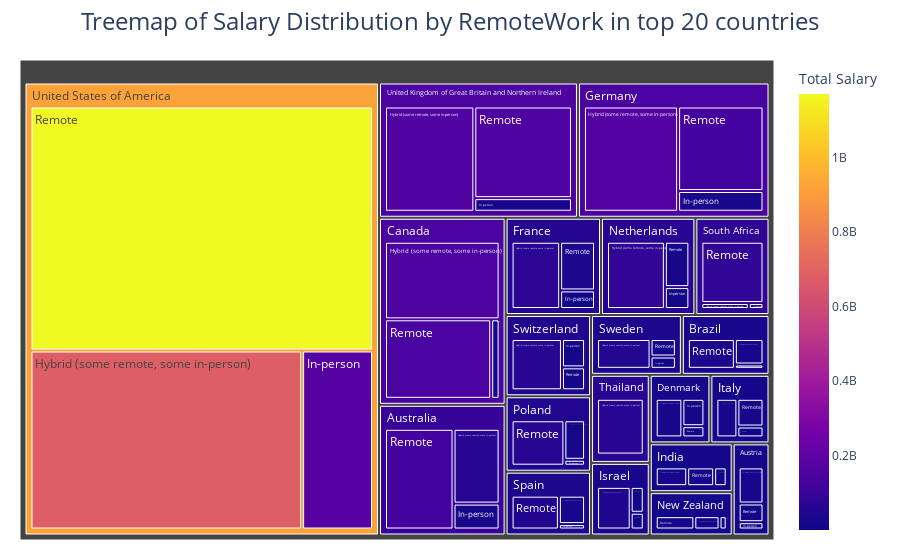

Write notebook code for a chart like this one.
### Code cell
def prepare_data_for_treemap(data, column, salary='SalaryUSD'):
    df_sum = data.groupby([column, 'Country'])[salary].sum().reset_index()
    return df_sum
def plot_salary_treemap(data, column, salary='SalaryUSD'):
    top_countries = data.groupby('Country')[salary].sum().nlargest(20).index
    filtered_df = data[data['Country'].isin(top_countries)]
    df_sum = prepare_data_for_treemap(filtered_df, column, salary)
    unique_values_count = len(df_sum[column].unique())
    if unique_values_count > len(px.colors.sequential.Plasma):
        colormap = px.colors.sequential.Viridis
    else:
        colormap = px.colors.sequential.Plasma
    fig = px.treemap(df_sum,
                     path=['Country', column], 
                     values=salary,
                     color=salary,
                     title=f"Treemap of Salary Distribution by {column} in top 20 countries",
                     labels={salary: 'Total Salary'},
                     color_continuous_scale=colormap
                    )
    fig.update_layout(
        title_x=0.5, 
        title_font=dict(size=24),
        margin=dict(t=60, b=20, l=20, r=20),
        coloraxis_colorbar=dict(title='Total Salary')
    )
    fig.show()
plot_salary_treemap(df2023, 'RemoteWork')

### Figure 1 — Plotly figure (JSON) as saved in the notebook; plotly's stock layout.template omitted (floating-point values rounded to 4 significant figures)
{"data": [{"branchvalues": "total", "customdata": [[62405605], [24916786], [21429265], [147712769], [28738646], [68250607], [171633939], [22650065], [38785825], [22801923], [81463347], [16159146], [19917450], [6199101], [20601953], [46593308], [60166190], [62707599], [162483587], [680936647], [21593479], [5030532], [3647105], [11084906], [16894059], [13542259], [30710826], [9016149], [9146210], [8013559], [11235586], [4561291], [2981414], [1924942], [3930026], [9105129], [15244570], [373002], [22998391], [177640320], [125000000.0], [12904032], [41133340], [140400031], [6915128], [35454049], [125000000.0], [19417651], [5918230], [20386928], [23246062], [24686370], [58549901], [82973074], [44361038], [12944968], [12339783], [2234721], [154560110], [1170507276], [95660000.0], [18960000.0], [32690000.0], [139200000.0], [22060000.0], [52010000.0], [140600000.0], [19020000.0], [30140000.0], [19530000.0], [62990000.0], [19630000.0], [47070000.0], [76040000.0], [34950000.0], [35280000.0], [45640000.0], [60280000.0], [149400000.0], [919300000.0]], "domain": {"x": [0, 1], "y": [0, 1]}, "hovertemplate": "labels=%{label}<br>SalaryUSD_sum=%{value}<br>parent=%{parent}<br>id=%{id}<br>Total Salary=%{color}<extra></extra>", "ids": ["Australia/Hybrid (some remote, some in-person)", "Austria/Hybrid (some remote, some in-person)", "Brazil/Hybrid (some remote, some in-person)", "Canada/Hybrid (some remote, some in-person)", "Denmark/Hybrid (some remote, some in-person)", "France/Hybrid (some remote, some in-person)", "Germany/Hybrid (some remote, some in-person)", "India/Hybrid (some remote, some in-person)", "Israel/Hybrid (some remote, some in-person)", "Italy/Hybrid (some remote, some in-person)", "Netherlands/Hybrid (some remote, some in-person)", "New Zealand/Hybrid (some remote, some in-person)", "Poland/Hybrid (some remote, some in-person)", "South Africa/Hybrid (some remote, some in-person)", "Spain/Hybrid (some remote, some in-person)", "Sweden/Hybrid (some remote, some in-person)", "Switzerland/Hybrid (some remote, some in-person)", "Thailand/Hybrid (some remote, some in-person)", "United Kingdom of Great Britain and Northern Ireland/Hybrid (some remote, some in-person)", "United States of America/Hybrid (some remote, some in-person)", "Australia/In-person", "Austria/In-person", "Brazil/In-person", "Canada/In-person", "Denmark/In-person", "France/In-person", "Germany/In-person", "India/In-person", "Israel/In-person", "Italy/In-person", "Netherlands/In-person", "New Zealand/In-person", "Poland/In-person", "South Africa/In-person", "Spain/In-person", "Sweden/In-person", "Switzerland/In-person", "Thailand/In-person", "United Kingdom of Great Britain and Northern Ireland/In-person", "United States of America/In-person", "Australia/Remote", "Austria/Remote", "Brazil/Remote", "Canada/Remote", "Denmark/Remote", "France/Remote", "Germany/Remote", "India/Remote", "Israel/Remote", "Italy/Remote", "Netherlands/Remote", "New Zealand/Remote", "Poland/Remote", "South Africa/Remote", "Spain/Remote", "Sweden/Remote", "Switzerland/Remote", "Thailand/Remote", "United Kingdom of Great Britain and Northern Ireland/Remote", "United States of America/Remote", "Australia", "Austria", "Brazil", "Canada", "Denmark", "France", "Germany", "India", "Israel", "Italy", "Netherlands", "New Zealand", "Poland", "South Africa", "Spain", "Sweden", "Switzerland", "Thailand", "United Kingdom of Great Britain and Northern Ireland", "United States of America"], "labels": ["Hybrid (some remote, some in-person)", "Hybrid (some remote, some in-person)", "Hybrid (some remote, some in-person)", "Hybrid (some remote, some in-person)", "Hybrid (some remote, some in-person)", "Hybrid (some remote, some in-person)", "Hybrid (some remote, some in-person)", "Hybrid (some remote, some in-person)", "Hybrid (some remote, some in-person)", "Hybrid (some remote, some in-person)", "Hybrid (some remote, some in-person)", "Hybrid (some remote, some in-person)", "Hybrid (some remote, some in-person)", "Hybrid (some remote, some in-person)", "Hybrid (some remote, some in-person)", "Hybrid (some remote, some in-person)", "Hybrid (some remote, some in-person)", "Hybrid (some remote, some in-person)", "Hybrid (some remote, some in-person)", "Hybrid (some remote, some in-person)", "In-person", "In-person", "In-person", "In-person", "In-person", "In-person", "In-person", "In-person", "In-person", "In-person", "In-person", "In-person", "In-person", "In-person", "In-person", "In-person", "In-person", "In-person", "In-person", "In-person", "Remote", "Remote", "Remote", "Remote", "Remote", "Remote", "Remote", "Remote", "Remote", "Remote", "Remote", "Remote", "Remote", "Remote", "Remote", "Remote", "Remote", "Remote", "Remote", "Remote", "Australia", "Austria", "Brazil", "Canada", "Denmark", "France", "Germany", "India", "Israel", "Italy", "Netherlands", "New Zealand", "Poland", "South Africa", "Spain", "Sweden", "Switzerland", "Thailand", "United Kingdom of Great Britain and Northern Ireland", "United States of America"], "marker": {"coloraxis": "coloraxis", "colors": [62405605, 24916786, 21429265, 147712769, 28738646, 68250607, 171633939, 22650065, 38785825, 22801923, 81463347, 16159146, 19917450, 6199101, 20601953, 46593308, 60166190, 62707599, 162483587, 680936647, 21593479, 5030532, 3647105, 11084906, 16894059, 13542259, 30710826, 9016149, 9146210, 8013559, 11235586, 4561291, 2981414, 1924942, 3930026, 9105129, 15244570, 373002, 22998391, 177640320, 125000000.0, 12904032, 41133340, 140400031, 6915128, 35454049, 125000000.0, 19417651, 5918230, 20386928, 23246062, 24686370, 58549901, 82973074, 44361038, 12944968, 12339783, 2234721, 154560110, 1170507276, 95660000.0, 18960000.0, 32690000.0, 139200000.0, 22060000.0, 52010000.0, 140600000.0, 19020000.0, 30140000.0, 19530000.0, 62990000.0, 19630000.0, 47070000.0, 76040000.0, 34950000.0, 35280000.0, 45640000.0, 60280000.0, 149400000.0, 919300000.0]}, "name": "", "parents": ["Australia", "Austria", "Brazil", "Canada", "Denmark", "France", "Germany", "India", "Israel", "Italy", "Netherlands", "New Zealand", "Poland", "South Africa", "Spain", "Sweden", "Switzerland", "Thailand", "United Kingdom of Great Britain and Northern Ireland", "United States of America", "Australia", "Austria", "Brazil", "Canada", "Denmark", "France", "Germany", "India", "Israel", "Italy", "Netherlands", "New Zealand", "Poland", "South Africa", "Spain", "Sweden", "Switzerland", "Thailand", "United Kingdom of Great Britain and Northern Ireland", "United States of America", "Australia", "Austria", "Brazil", "Canada", "Denmark", "France", "Germany", "India", "Israel", "Italy", "Netherlands", "New Zealand", "Poland", "South Africa", "Spain", "Sweden", "Switzerland", "Thailand", "United Kingdom of Great Britain and Northern Ireland", "United States of America", "", "", "", "", "", "", "", "", "", "", "", "", "", "", "", "", "", "", "", ""], "type": "treemap", "values": [62405605, 24916786, 21429265, 147712769, 28738646, 68250607, 171633939, 22650065, 38785825, 22801923, 81463347, 16159146, 19917450, 6199101, 20601953, 46593308, 60166190, 62707599, 162483587, 680936647, 21593479, 5030532, 3647105, 11084906, 16894059, 13542259, 30710826, 9016149, 9146210, 8013559, 11235586, 4561291, 2981414, 1924942, 3930026, 9105129, 15244570, 373002, 22998391, 177640320, 125040859, 12904032, 41133340, 140400031, 6915128, 35454049, 125011427, 19417651, 5918230, 20386928, 23246062, 24686370, 58549901, 82973074, 44361038, 12944968, 12339783, 2234721, 154560110, 1170507276, 209039943, 42851350, 66209710, 299197706, 52547833, 117246915, 327356192, 51083865, 53850265, 51202410, 115944995, 45406807, 81448765, 91097117, 68893017, 68643405, 87750543, 65315322, 340042088, 2029084243]}], "layout": {"coloraxis": {"colorbar": {"title": {"text": "Total Salary"}}, "colorscale": [[0, "#0d0887"], [0.1111, "#46039f"], [0.2222, "#7201a8"], [0.3333, "#9c179e"], [0.4444, "#bd3786"], [0.5556, "#d8576b"], [0.6667, "#ed7953"], [0.7778, "#fb9f3a"], [0.8889, "#fdca26"], [1, "#f0f921"]]}, "legend": {"tracegroupgap": 0}, "margin": {"b": 20, "l": 20, "r": 20, "t": 60}, "title": {"font": {"size": 24}, "text": "Treemap of Salary Distribution by RemoteWork in top 20 countries", "x": 0.5}}}
